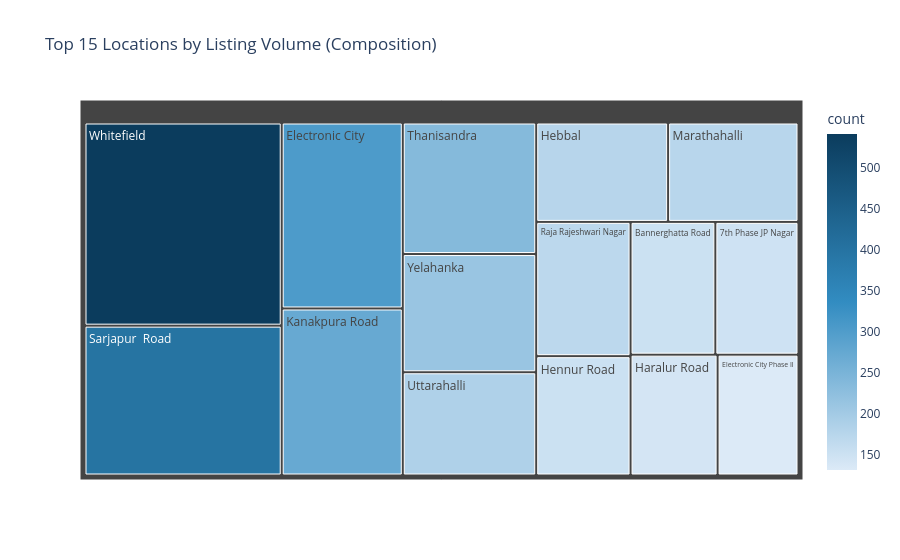

This figure's notebook cell:
### Markdown cell above
#### 2.2.2 Top 15 Locations

### Code cell
top_locations = eda_df['location'].value_counts().head(15).reset_index()
top_locations.columns = ['location', 'count']

fig = px.treemap(
    top_locations,
    path=['location'],
    values='count',
    color='count',
    color_continuous_scale=['#DCEAF7', '#328CC1', '#0B3C5D'],
    title='Top 15 Locations by Listing Volume (Composition)'
)
fig.update_layout(height=560)
fig.show()

add_plot_interpretation(
    '- Listing supply is concentrated in a relatively small set of high-volume locations.\n'
    '- High concentration zones are suitable for baseline market trend tracking and robust statistical benchmarks.\n'
    '- Low-volume areas can be grouped for stable modeling and cleaner dashboard storytelling.'
)

### Figure 1 — Plotly figure (JSON) as saved in the notebook; plotly's stock layout.template omitted (floating-point values rounded to 4 significant figures)
{"data": [{"branchvalues": "total", "customdata": [[541.0], [399.0], [304.0], [273.0], [237.0], [213.0], [186.0], [177.0], [175.0], [171.0], [152.0], [152.0], [149.0], [142.0], [132.0]], "domain": {"x": [0, 1], "y": [0, 1]}, "hovertemplate": "labels=%{label}<br>count_sum=%{value}<br>parent=%{parent}<br>id=%{id}<br>count=%{color}<extra></extra>", "ids": ["Whitefield", "Sarjapur  Road", "Electronic City", "Kanakpura Road", "Thanisandra", "Yelahanka", "Uttarahalli", "Hebbal", "Marathahalli", "Raja Rajeshwari Nagar", "Hennur Road", "Bannerghatta Road", "7th Phase JP Nagar", "Haralur Road", "Electronic City Phase II"], "labels": ["Whitefield", "Sarjapur  Road", "Electronic City", "Kanakpura Road", "Thanisandra", "Yelahanka", "Uttarahalli", "Hebbal", "Marathahalli", "Raja Rajeshwari Nagar", "Hennur Road", "Bannerghatta Road", "7th Phase JP Nagar", "Haralur Road", "Electronic City Phase II"], "marker": {"coloraxis": "coloraxis", "colors": [541.0, 399.0, 304.0, 273.0, 237.0, 213.0, 186.0, 177.0, 175.0, 171.0, 152.0, 152.0, 149.0, 142.0, 132.0]}, "name": "", "parents": ["", "", "", "", "", "", "", "", "", "", "", "", "", "", ""], "type": "treemap", "values": [541.0, 399.0, 304.0, 273.0, 237.0, 213.0, 186.0, 177.0, 175.0, 171.0, 152.0, 152.0, 149.0, 142.0, 132.0]}], "layout": {"coloraxis": {"colorbar": {"title": {"text": "count"}}, "colorscale": [[0, "#DCEAF7"], [0.5, "#328CC1"], [1, "#0B3C5D"]]}, "height": 560, "legend": {"tracegroupgap": 0}, "title": {"text": "Top 15 Locations by Listing Volume (Composition)"}}}
